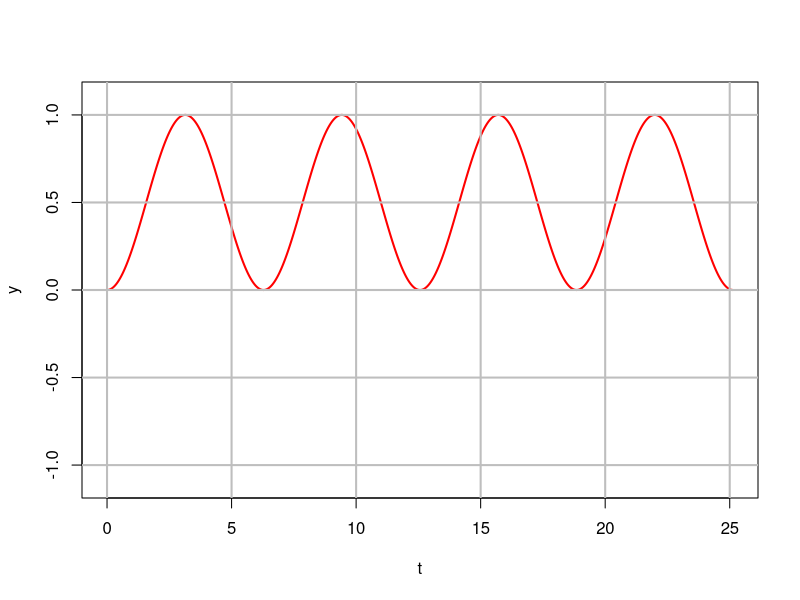

This figure's R source:
t = seq(0, 8*pi, 0.01)
y = (1 - cos(t)) / 2
plot(t, y, type="l", col="red", ylim=c(-1.1, 1.1), lwd=2)
grid(nx=NULL, ny= NULL, lty=1, col="gray", lwd=2)